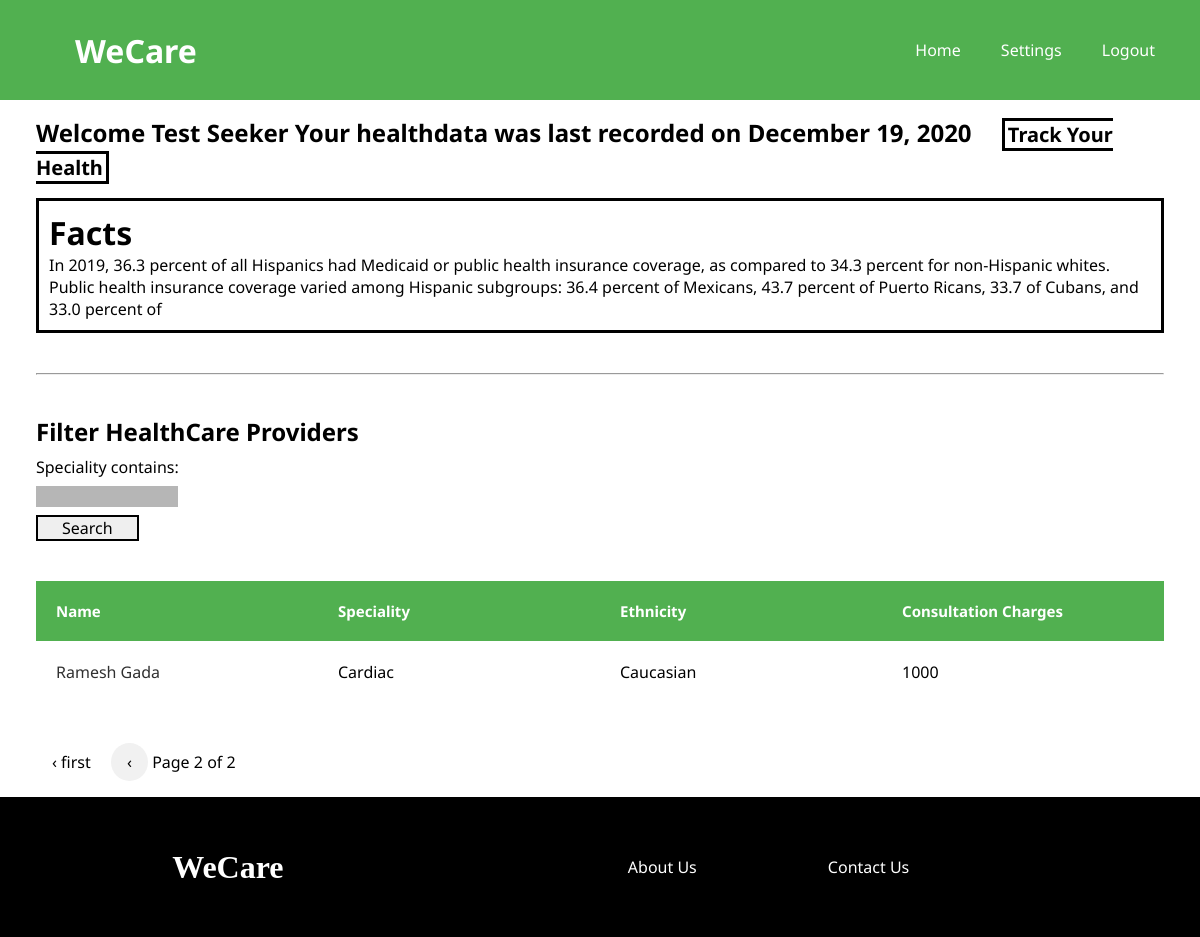
The app's page /dashboard?page=2 (signed in), older data.
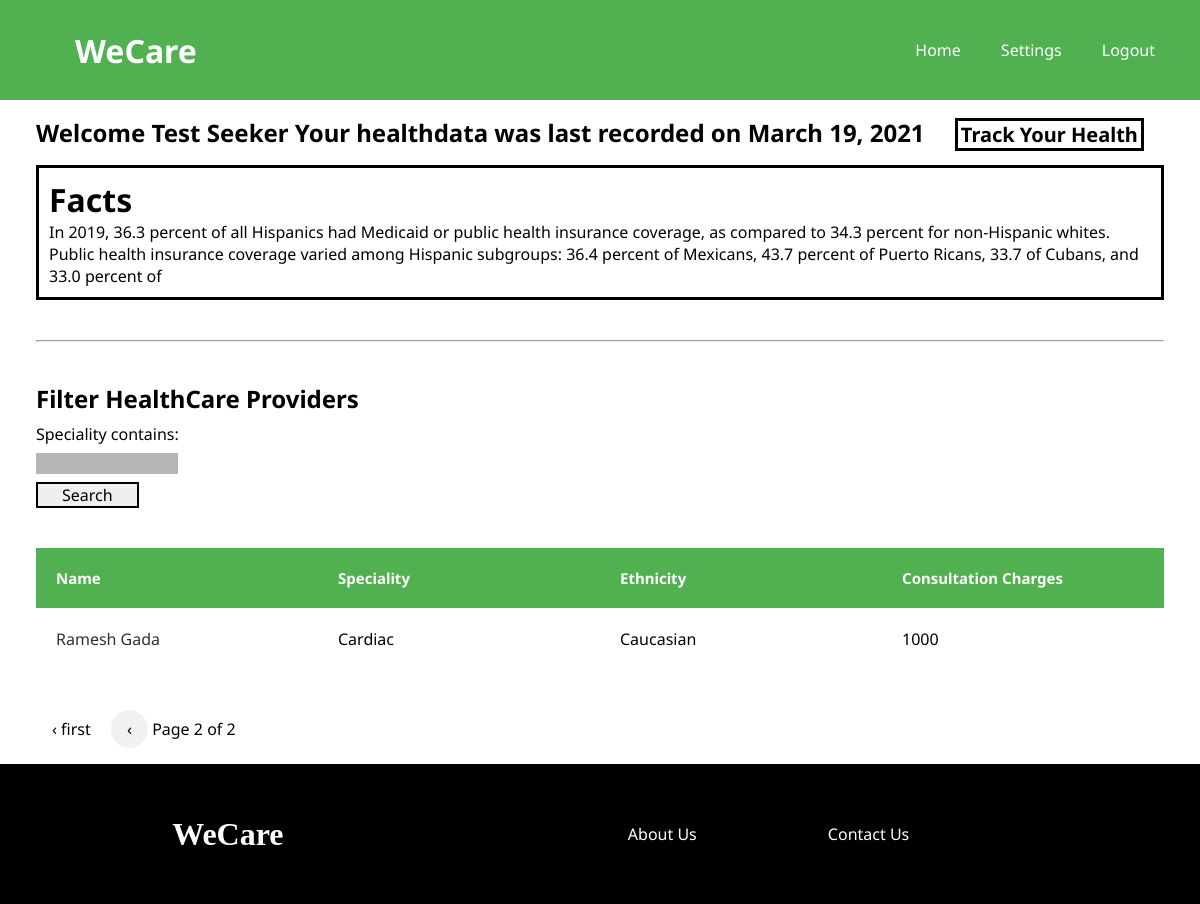
The same page, newer data.
### healthdata/models.py (models this page shows, shortened)
class HealthData(models.Model):
    seeker = models.ForeignKey(Seeker, on_delete=models.CASCADE)
    heartrate = models.IntegerField(
        validators=[MaxValueValidator(210), MinValueValidator(50)])
    weight = models.IntegerField()
    steps = models.IntegerField()
    blood_pressure = models.IntegerField(
        validators=[MaxValueValidator(180), MinValueValidator(60)], null=True, blank=True)
    date_recorded = models.DateTimeField(default=timezone.now)

### listings/views.py (the view)
# urls.py: path('dashboard', listings.dashboard, name='dashboard'),
def dashboard(request):
    seeker = get_object_or_404(Seeker, user=request.user)
    fact = Fact.objects.filter(ethnicity=seeker.ethnicity)
    fact = fact[0].fact
    listing_filter = ListingFilter(request.GET, queryset=Listing.objects.all())
    paginator = Paginator(listing_filter.qs, 4)
    page_number = request.GET.get('page')
    try:
        response = paginator.page(page_number)
    except PageNotAnInteger:
        response = paginator.page(1)
    except EmptyPage:
        response = paginator.page(paginator.num_pages)
    user_healthdata = HealthData.objects.filter(seeker=seeker)
    if len(user_healthdata) > 0:
        latest_date = user_healthdata.reverse()[0]
    else:
        latest_date = None
    context = {
        'fact': fact,
        'seeker': seeker,
        'filter': listing_filter,
        'page': page_number,
        'response': response,
        'user_healthdata': user_healthdata,
        'latest_date': latest_date
    }
    return render(request, 'listings/dashboard.html', context)

### listings/templatetags/my_templatetags.py (called while the page is built)
@register.simple_tag
def query_transform(request, **kwargs):
    updated = request.GET.copy()
    for k, v in kwargs.items():
        if v is not None:
            updated[k] = v
        else:
            updated.pop(k, 0)
    return updated.urlencode()

### users/models.py (called while the page is built)
    def __str__(self):
        return f'{self.user.first_name} {self.user.last_name}'

    def __str__(self):
        return f'{self.user.first_name} {self.user.last_name}'

### listings/templates/listings/dashboard.html (shortened to what this page needs)
{% extends "listings/base.html" %}
{% load static %}
{% load my_templatetags %}
{% block content %}
<link rel="stylesheet" href="{% static 'listings/dashboard.css' %}">
<div class="parent_container">
    <div class="welcome">
        {% if user_healthdata == None %}
            <h2>Welcome {{ seeker }} Start tracking your fitness and healthdata</h2>
            <a class="track_url" href="{% url 'track' %}">Track Your Health</a>
        {% else %}
            <h2>Welcome {{ seeker }} Your healthdata was last recorded on {{ latest_date.date_recorded|date:"F d, Y" }}
                <span><a class="track_url" href="{% url 'track' %}">Track Your Health</a></span>
            </h2>
        {% endif %}
    </div>
    <div class="demographics">
        <h1>Facts</h1>
        <p>
            {{ fact }}
        </p>
    </div>
    <hr>
    <div class="healthcare_providers">
        <h2>Filter HealthCare Providers</h2>
        <div class="filt_cont">
            <form method="get" class="filt_form">
                {{ filter.form }}
                <button type="submit" class="filter_submit">Search</button>
            </form>
        </div>
        <table class="listings_table">
            <thead>
                <tr>
                    <th>Name</th>
                    <th>Speciality</th>
                    <th>Ethnicity</th>
                    <th>Consultation Charges</th>
                </tr>
            </thead>
            {% for listing in response %}
                <tr>
                    <td><a class="provider_name" href="{% url 'listing' listing.listing_id %}">{{ listing.provider }}</a></td>
                    <td>{{ listing.speciality }}</td>
                    <td>{{ listing.ethnicity }}</td>
                    <td>{{ listing.consultation_charges }}</td>
                </tr>
            {% endfor %}
        </table>
    </div>
    <div class="paginator">
        <span>
            {% if response.has_previous %}
                <a class="paglink" href="?{% query_transform request page=1 %}">&#8249; first</a>
                <a class="previous round" href="?{% query_transform request page=response.previous_page_number %}">&#8249;</a>
            {% endif %}
            <span class="current">
                Page {{ response.number }} of {{ response.paginator.num_pages }}
            </span>
        </span>
    </div>
</div>
{% endblock content %}

Row changes from the older to the newer data that the page shows:
removed HealthData: date_recorded "December 19, 2020"
now on this page (row unchanged): HealthData: date_recorded "March 19, 2021"
